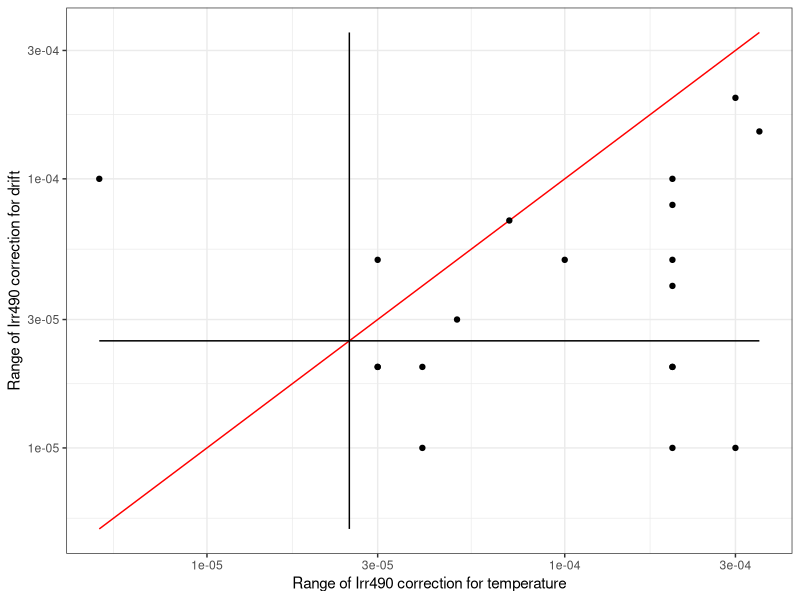

This chart was generated by the following R code:
library(ggplot2)

drift_range = c(5e-5, 2e-5, 3e-5, 1e-4, 1e-5, 1e-5, 1.5e-4, 4e-5, 2e-5, 7e-5, 2e-5, 1e-4, 2e-4, 2e-5, 8e-5, 5e-5, 1e-5, 2e-5, 5e-5)
T_range = c(1e-4, 4e-5, 5e-5, 5e-6, 3e-4, 4e-5, 3.5e-4, 2e-4, 2e-4, 7e-5, 3e-5, 2e-4, 3e-4, 3e-5, 2e-4, 3e-5, 2e-4, 2e-4, 2e-4)
id = range(drift_range, T_range)
sensor = c(2.5e-5, 2.5e-5)

p = ggplot() +
    geom_line(aes(x=id, y=id), color="red") +
    geom_line(aes(x=id, y=sensor)) +
    geom_line(aes(x=sensor, y=id)) +
    geom_point(aes(x = T_range, y= drift_range)) +
    scale_x_log10() +
    scale_y_log10() +
    theme_bw() +
    labs(x = "Range of Irr490 correction for temperature", y = "Range of Irr490 correction for drift")
